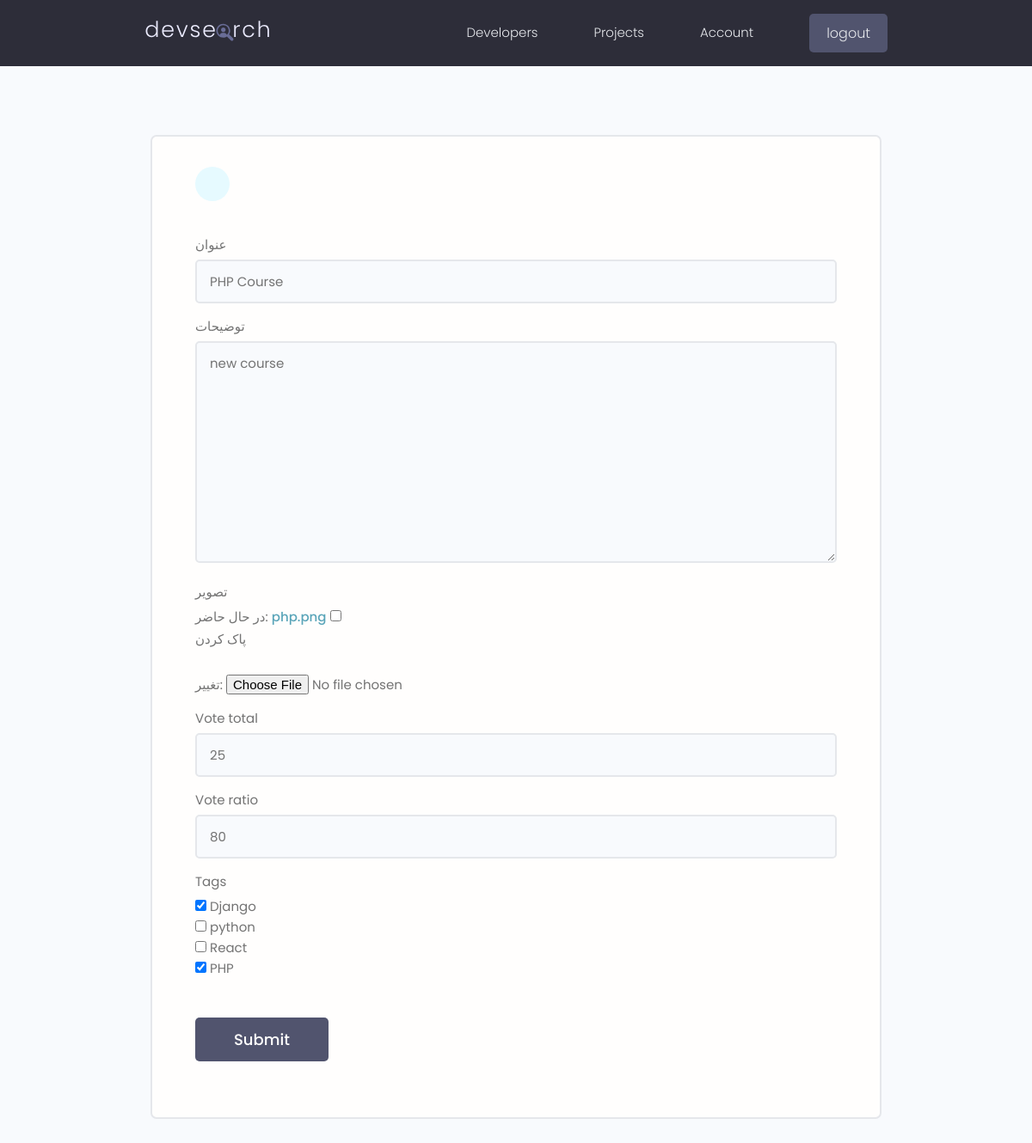
Before: /projects/update-project/d88f1031-e725-4a65-a795-1e57e80106c9/ (signed in) with the older database file.
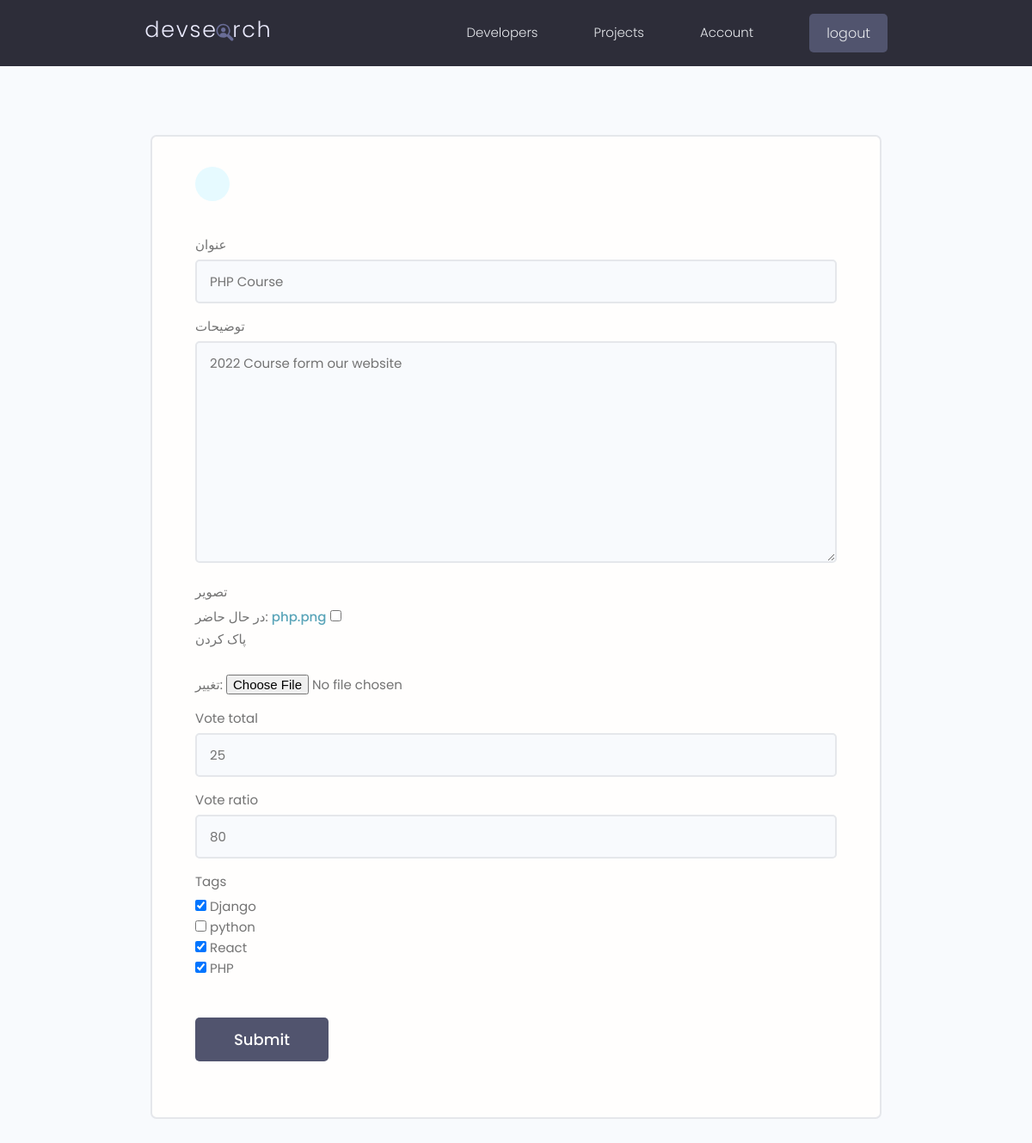
After: the same page with the newer database file.
### dev_projects/models.py (models this page shows, shortened)
class Project(models.Model):
    owner = models.ForeignKey(Profile,null=True,blank=True,on_delete=models.SET_NULL,verbose_name='مالک پروژه')
    title = models.CharField(max_length=200,verbose_name='عنوان')
    description = models.TextField(null=True,blank=True,verbose_name='توضیحات')
    featured_image = models.ImageField(null=True,blank=True,default="default.jpg",verbose_name='تصویر')
    demo_link = models.CharField(max_length=2000, null=True,blank=True,verbose_name='دمولینک')
    source_link = models.CharField(max_length=2000, null=True,blank=True,verbose_name='آدرس لینک')
    id = models.UUIDField(default=uuid.uuid4,unique=True,primary_key=True,editable=False)
    created = models.DateTimeField(auto_now_add=True)
    tags = models.ManyToManyField('Tag',blank=True)
    vote_total = models.IntegerField(default=0 ,null=True ,blank=True)
    vote_ratio = models.IntegerField(default=0 ,null=True ,blank=True)
    class Meta:
        verbose_name ='پروژه'
        verbose_name_plural ='بخش پروژه'

### dev_projects/views.py (the view)
# urls.py: path('update-project/<str:pk>/',views.update_project,name='update-project'),
@login_required(login_url="login_user")
def update_project(request,pk):
    profile = request.user.profile
    project =profile.project_set.get(id=pk)
    form = ProjectForm(instance=project)
    if request.method =='POST':
        form = ProjectForm(request.POST,request.FILES,instance=project)
        if form.is_valid():
            form.save()
            messages.success(request,'Your Project Successfully Updated!')
            return redirect('user_account')
    context ={
        'form':form,
    }
    return render(request,'projects/create-project.html/',context)

### dev_projects/form.py
class ProjectForm(ModelForm):
    class Meta:
        model = Project
        fields = ['title','description','featured_image','vote_total','vote_ratio','tags']
        widgets ={
            'tags':forms.CheckboxSelectMultiple(),
        }
    def __init__(self,*args ,**kwargs):
        super(ProjectForm,self).__init__(*args,**kwargs)
        for name ,filed in self.fields.items():
            filed.widget.attrs.update({'class':'input'})

### dev_projects/models.py (called while the page is built)
    def __str__(self):
        return self.name

### dev_projects/templates/projects/create-project.html (shortened to what this page needs)
{% extends 'Shared/main.html' %}
{% block content %}
    <main class="formPage my-xl">
        <div class="content-box">
            <div class="formWrapper">
                <a class="backButton" href="#"></a>
                <br>
                <form class="form" method="POST" enctype="multipart/form-data">
                    {% for field in form %}
                    <div class="form__field">
                        <label for="formInput#text">{{ field.label }} </label>
                        {{ field }}
                    </div>
                    {% endfor %}
                    <input class="btn btn--sub btn--lg  my-md" type="submit" value="Submit" />
                </form>
            </div>
        </div>
    </main>
{% endblock content %}

Changed rows visible on the page:
changed Project "PHP Course": description "new course" → "2022 Course form our website"
Other visible differences:
form field tags: "☑ ☐ ☐ ☑" → "☑ ☐ ☑ ☑"
